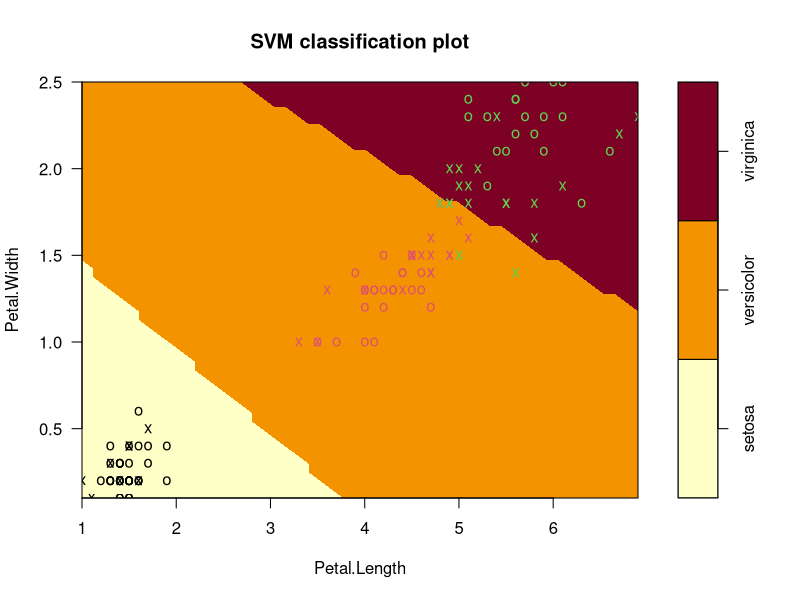

R code for this plot:
library(e1071)
train_rows <- sample(nrow(iris), 0.8 * nrow(iris), replace = FALSE)

train_set <- iris[train_rows, ]
test_set <- iris[-train_rows, ]

model <- svm(Species~., data=train_set, type="C-classification", kernel="radial", gamma=0.25)
model

cols_to_hold <- c("Sepal.Length", "Sepal.Width")
held_constant <- lapply(cols_to_hold, function(x){mean(train_set[[x]])})
names(held_constant) <- cols_to_hold

plot(model, train_set, Petal.Width ~ Petal.Length, slice = held_constant)

test_set_predictions <- predict(model, test_set, type = "class")
caret::confusionMatrix(test_set_predictions,  test_set$Species)
